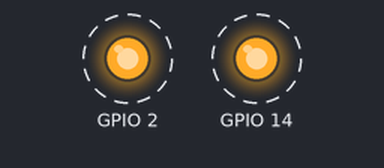
Recording of a program running on a simulated ESP32. Shown: output pins drawn as LEDs (lit = HIGH). Dashed ring = blinking. What the program prints to the serial monitor is not drawn.

Above: at 0.22 s.
Timing chart, 0 to 3.0 s (numbered marks = the images above):
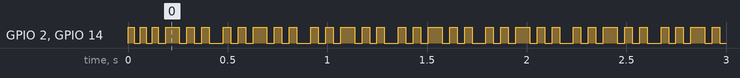

Measured:
- by itself, GPIO 2, GPIO 14: alternates HIGH for 0.04 s and LOW for 0.04 s
- by itself, everything shown: repeats every 1.3 s, in 6 steps

The program:

main.cpp
```cpp
/************************************************************
* Exemplo 07 - Verificando o uso da Stack de uma Task
* Por: Matheus Sousa
************************************************************/

/* Biblioteca Arduino Core */
#include <Arduino.h>

/* Bibliotecas FreeRTOS */
#include "freertos/FreeRTOS.h"
#include "freertos/task.h"

/* Macros */
#define LED1 2
#define LED2 14

/* Definições */
TaskHandle_t xTask1Handle = NULL;
TaskHandle_t xTask2Handle = NULL;
TaskHandle_t xTask3Handle = NULL;

/* Protótipos */
void vTask1(void *pvParameters);
void vTask2(void *pvParameters);


/**
 * Task Setup
 *
 */
void setup(void)
{
    Serial.begin(9600);

    // Criando Tasks em CPUs diferentes
    xTaskCreatePinnedToCore(vTask1, "TASK1", configMINIMAL_STACK_SIZE, (void *)LED1, 1, &xTask1Handle, APP_CPU_NUM);
    xTaskCreatePinnedToCore(vTask1, "TASK3", configMINIMAL_STACK_SIZE, (void *)LED2, 1, &xTask3Handle, APP_CPU_NUM);
    xTaskCreatePinnedToCore(vTask2, "TASK2", configMINIMAL_STACK_SIZE + 1024, (void *)500, 2, &xTask2Handle, PRO_CPU_NUM);
}


/**
 * Task Loop
 *
 */
void loop(void)
{
    vTaskDelay(pdMS_TO_TICKS(10000));
}


/**
 * Task 1
 *
 * Blink Led
 */
void vTask1(void *pvParameters)
{
    UBaseType_t uxHighWaterMark;
    uint32_t ulGpio = (uint32_t)pvParameters;
    pinMode(ulGpio, OUTPUT);

    for (;;)
    {
        digitalWrite(ulGpio, !digitalRead(ulGpio));
        vTaskDelay(pdMS_TO_TICKS(30));

        uxHighWaterMark = uxTaskGetStackHighWaterMark(NULL); // NULL retorna a Task Corrente
        Serial.print(pcTaskGetName(NULL));                   // NULL retorna a Task Corrente
        Serial.print(" - HWM : ");
        Serial.println(uxHighWaterMark);
    }
}


/**
 * Task 2
 *
 * Contador
 */
void vTask2(void *pvParameters)
{
    UBaseType_t uxHighWaterMark;
    uint32_t cont = (uint32_t)pvParameters;

    for (;;)
    {
        Serial.println("Task 2: " + String(cont++));
        vTaskDelay(pdMS_TO_TICKS(200));

        uxHighWaterMark = uxTaskGetStackHighWaterMark(NULL); // NULL retorna a Task Corrente
        Serial.print(pcTaskGetName(NULL));                   // NULL retorna a Task Corrente
        Serial.print(" - HWM : ");
        Serial.println(uxHighWaterMark);
    }
}
```
